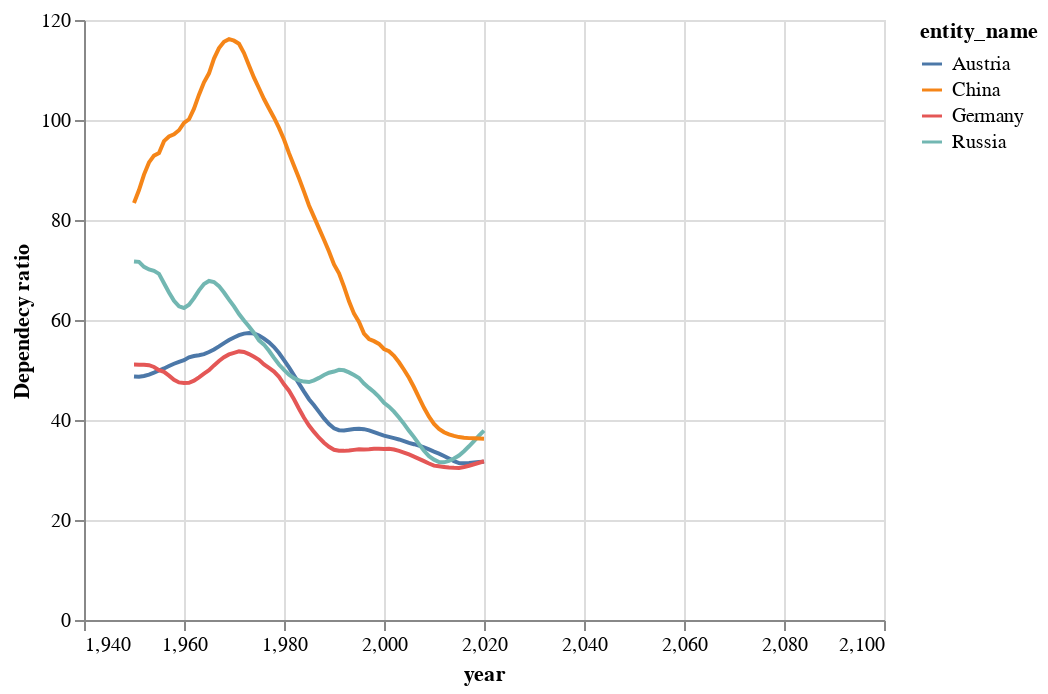

Write notebook code for a chart like this one.
### Code cell
alt.Chart(df.loc[["Austria", "Germany", "Russia", "China"], :].reset_index()).mark_line().encode(
    x="year",
    y=alt.Y("estimates__1950__2020__dependency_ratios__both_sexes_combined__for_different_age_groups__annual_child_dep__ratio__0_19__20_64__pct", title="Dependecy ratio"),
    color="entity_name",
)

### Figure 1 — Vega-Lite specification as saved in the notebook (floating-point values rounded to 4 significant figures; data arrays with more than 128 entries replaced by an {"elided": "..."} marker saying what was removed)
{"config": {"view": {"continuousWidth": 400, "continuousHeight": 300}}, "data": {"name": "data-6084530862c0aaddd91b7c6f6679cd5b"}, "mark": "line", "encoding": {"color": {"field": "entity_name", "type": "nominal"}, "x": {"field": "year", "type": "quantitative"}, "y": {"field": "estimates__1950__2020__dependency_ratios__both_sexes_combined__for_different_age_groups__annual_child_dep__ratio__0_19__20_64__pct", "title": "Dependecy ratio", "type": "quantitative"}}, "$schema": "https://vega.github.io/schema/vega-lite/v4.17.0.json", "datasets": {"data-6084530862c0aaddd91b7c6f6679cd5b": {"elided": "604 records"}}}
